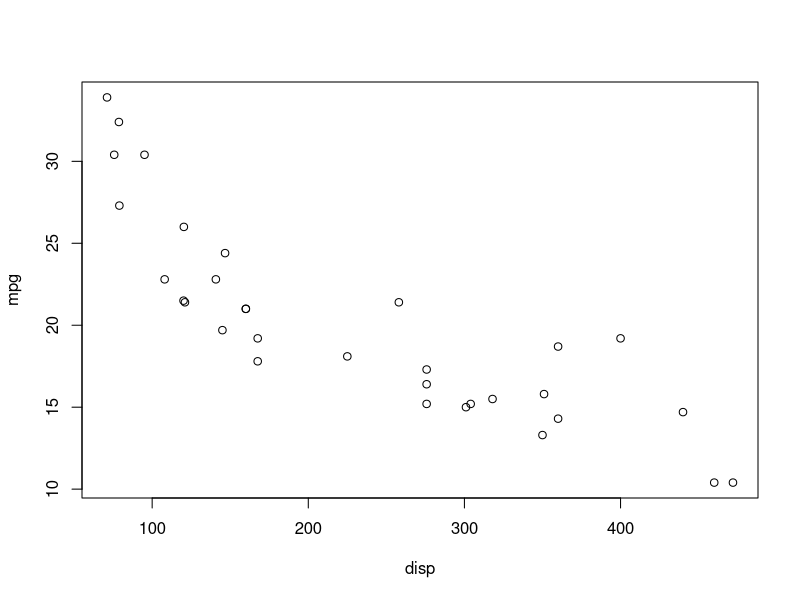
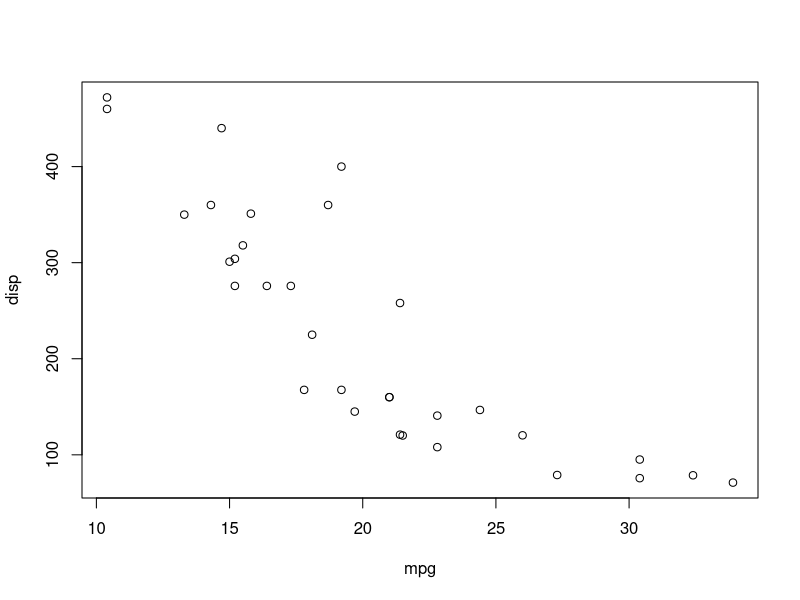
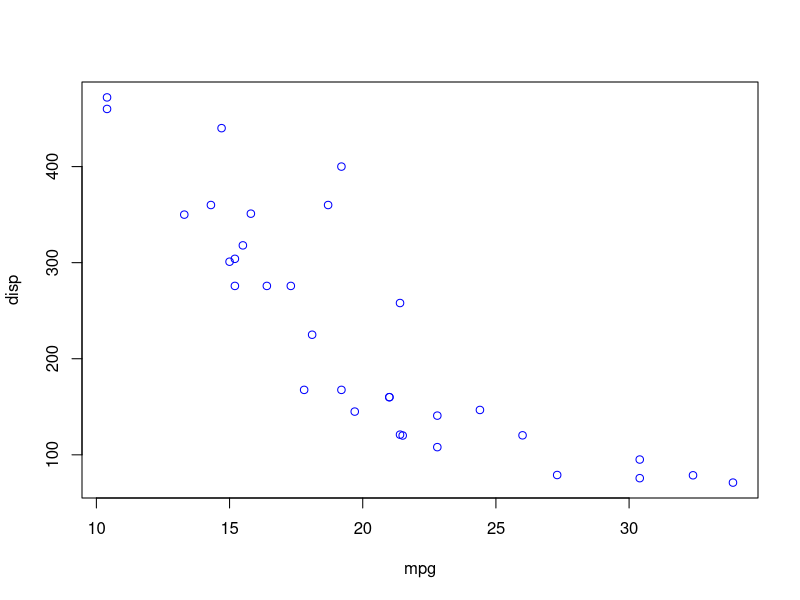

Source code (R) for these figures, in order:
## ---- chunk 1
# Libraries used in this markdown
library(rmarkdown)
library(readxl)
library(readr)
library(tidyverse)
library(dplyr)
library(knitr)
library(kableExtra)
library(magrittr)
library(RColorBrewer)
library(gtools)
# Data imported from M2Project_Data.xlsx
library(readxl)
M2Data <- read_excel("DataSets/M2Project_Data-1.xlsx", 
    sheet = "M2Project_V2")
## ---- chunk 2
n = 156
mean = 65
stdev = 3

(71-mean)/stdev 
71-mean/stdev
## ---- chunk 3
attach(mtcars)
plot(disp, mpg)
detach(mtcars)



attach(mtcars)
plot(mpg, disp)
detach(mtcars)

attach(mtcars)
plot(mpg, disp, col = 'blue')
detach(mtcars)
## ---- chunk 4
zscore220 = (220-mean)/stdev
zscore228 = (228-mean)/stdev

# Calculate the area below each Z score
area_below_zscore220 = pnorm(zscore220)
area_below_zscore228 = pnorm(zscore228)

# Subtract the smallest area from the bigger one
area_below_zscore228
area_below_zscore220



# Probability = 7.79%
## ---- chunk 5
zscore220 = (220-mean)/stdev
zscore228 = (228-mean)/stdev

# Calculate the area below each Z score
area_below_zscore220 = 1-pnorm(zscore220)
area_below_zscore228 = 1-pnorm(zscore228)

# Subtract the smallest area from the bigger one
area_below_zscore228
area_below_zscore220



# Probability = 7.79%
## ---- chunk 6
mean = 200
stdev = 20

# First, calculate z scores for each value

zscore180 = (180-mean)/stdev
zscore160 = (160-mean)/stdev

# Subtract the Z scores

zscore180 - zscore160
## ---- chunk 7
mean = 200
stdev = 20

# First, calculate z scores for each value

zscore180 = (180-mean)/stdev
zscore160 = (160-mean)/stdev

# Calculate the area below each Z score

area_below_zscore180 = pnorm(zscore180)
area_below_zscore160 = pnorm(zscore160)

# Subtract the areas

area_below_zscore160 - area_below_zscore180

## ---- chunk 8
mean = 200
stdev = 20

# First, calculate z scores for each value

zscore180 = (180-mean)/stdev
zscore160 = (160-mean)/stdev

# Calculate the area below each Z score

area_below_zscore180 = pnorm(zscore180)
area_below_zscore160 = pnorm(zscore160)

# Subtract the smallest area from the bigger one

area_below_zscore180 - area_below_zscore160

## ---- chunk 9
zscore = (83-mean)/stdev
print(paste(round(zscore,2)), quote = F)


zscore = (83-mean)/stdev
print(paste(round(zscore,2)), quote = F)


zscore = (83-mean)/stdev
print(paste(round(zscore,2)), quote = F)


zscore = (83-mean)/stdev
print(paste(round(zscore,2)), quote = F)

## ---- chunk 10
sd1 = 22

sd2 = 25

n1 = 2

n2 = 4

sqrt((sd1^2/n1) + (sd2^2/n2))
sqrt((sd1^2/n1)+(sd2^2/n2))
sqrt(sd1^2/n1 + sd2^2/n2)
## ---- chunk 11
sample_2 = c(1,2,3,4,5)
permutations(n=5,r=3,v=sample_2,repeats.allowed=T)
## ---- chunk 12


set3 = c(1,52,52,53,54,54,54,56,56,57,57,59,59,59,60,60,62,62,63,
64,65,66,66,67,68,69,69,70,70,71,72,72,73,75,76,76,77,77,78,78,
78,79,79,79,79,81,81,82,83,85,91,92,92,94,96,97,98,98,99,101,
101,102,103,103,104,106,106,108,109,109,109,110,110,111,111,
111,112,113,114,115,116,117,117,119,119,120,120,120,121,122,
123,123,124,125,332,430)






boxplot.stats(set3)



## ---- chunk 13
datasets::cars

dplyr::mutate(datasets::cars,ratio=dist/speed)

## ---- chunk 14
table(ChickWeight$Diet)
